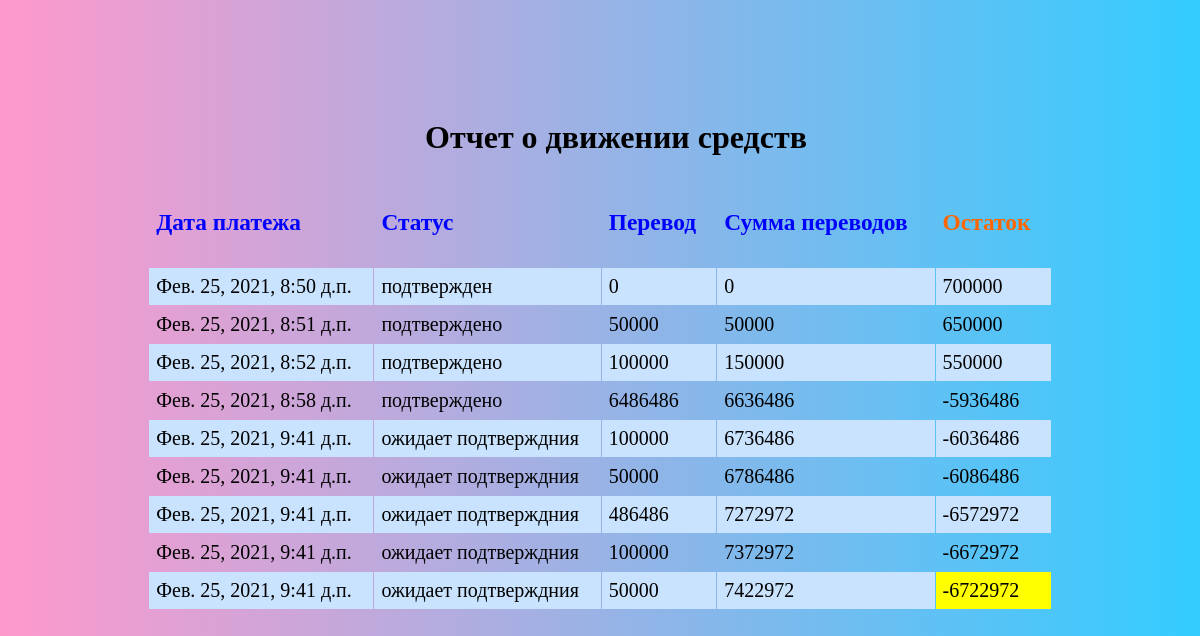
The page / on the database its author committed.
### server/models.py (models this page shows, shortened)
class Score(models.Model):
    total = models.IntegerField(default=7000000, verbose_name='Сумма')
    leftover = models.IntegerField(default=700000, verbose_name='Остаток')
    monthly_payment = models.IntegerField(default=100000, verbose_name='Перевод')
    total_payment = models.IntegerField(default=0, verbose_name='Сумма переводов')
    date_score = models.DateTimeField(auto_now_add=True, verbose_name='Дата платежа')
    paid = 'оплачен'
    unpaid = 'ожидает'
    STATUS = [(paid, 'подтвержден'), (unpaid, 'ожидает подтверждния'), ]
    payment_status = models.CharField(max_length=30, choices=STATUS, default='ожидает подтверждния', verbose_name='Статус')
    class Meta:
        verbose_name = 'Счет'
        verbose_name_plural = 'Счета'

### server/views.py (the view)
# urls.py: path('', GraphicList.as_view(), name='GraphicList'),
class GraphicList(ListView):
    model = Score
    template_name = 'server/report.html'
    def get_context_data(self, **kwargs):
        context = super().get_context_data(**kwargs)
        context['scores'] = Score.objects.all().order_by('date_score')
        return context

### server/templates/server/report.html (shortened to what this page needs)
<!DOCTYPE html>
{% load custom_filters %}
<html lang="en">
<head>
</head>
 </body>
<header>
    <div class="header-center">
        <ul>
            <h1 align="center">Отчет о движении средств&nbsp;</h1>
        </ul>
    </div>
</header>
<body bgcolor="#c0c0c0" class="gradient">
<table>
    <tr>
        <th><h3><span style="color: #0000ff;">Дата платежа&nbsp;</span></h3></th>
        <th><h3><span style="color: #0000ff;">Статус&nbsp;</span></h3></th>
        <th><h3><span style="color: #0000ff;">Перевод&nbsp;</span></h3></th>
        <th><h3><span style="color: #0000ff;">Сумма переводов&nbsp;</span></h3></th>
        <th><h3><span style="color: #ff6600;">Остаток&nbsp;</span></h3></th>
    </tr>
    {% for score in scores %}
    <tr>
        <td>{{ score.date_score }}</td>
        <td>{{ score.payment_status }}</td>
        <td>{{ score.monthly_payment }}</td>
        <td>{{ score.total_payment }}</td>
        <td>{{ score.leftover }}</td>
    </tr>
    {% endfor %}
</table>
</body>

### server/templates/server/report.html (style rules this page uses)
table { margin: auto; width: 90%; background: c0c0c0; border-spacing: 1px; font: 20px Lucida Sans Typewriter; }
td, th { text-align: left; background: ffff; padding: 7px; }
tr:nth-child(even) { background: #C9E3FE }
tr:last-child td:last-child { background: #ffff00 }
.gradient { background: linear-gradient(to left, #33ccff 0%, #ff99cc 100%); padding: 90px; }

### rows shown on the page
Score: date_score "Фев. 25, 2021, 8:50 д.п.", payment_status "подтвержден", monthly_payment "0", total_payment "0", leftover "700000"
Score: date_score "Фев. 25, 2021, 8:51 д.п.", payment_status "подтверждено", monthly_payment "50000", total_payment "50000", leftover "650000"
Score: date_score "Фев. 25, 2021, 8:52 д.п.", payment_status "подтверждено", monthly_payment "100000", total_payment "150000", leftover "550000"
Score: date_score "Фев. 25, 2021, 8:58 д.п.", payment_status "подтверждено", monthly_payment "6486486", total_payment "6636486", leftover "-5936486"
Score: date_score "Фев. 25, 2021, 9:41 д.п.", payment_status "ожидает подтверждния", monthly_payment "100000", total_payment "6736486", leftover "-6036486"
Score: date_score "Фев. 25, 2021, 9:41 д.п.", payment_status "ожидает подтверждния", monthly_payment "50000", total_payment "6786486", leftover "-6086486"
Score: date_score "Фев. 25, 2021, 9:41 д.п.", payment_status "ожидает подтверждния", monthly_payment "486486", total_payment "7272972", leftover "-6572972"
Score: date_score "Фев. 25, 2021, 9:41 д.п.", payment_status "ожидает подтверждния", monthly_payment "100000", total_payment "7372972", leftover "-6672972"
Score: date_score "Фев. 25, 2021, 9:41 д.п.", payment_status "ожидает подтверждния", monthly_payment "50000", total_payment "7422972", leftover "-6722972"
